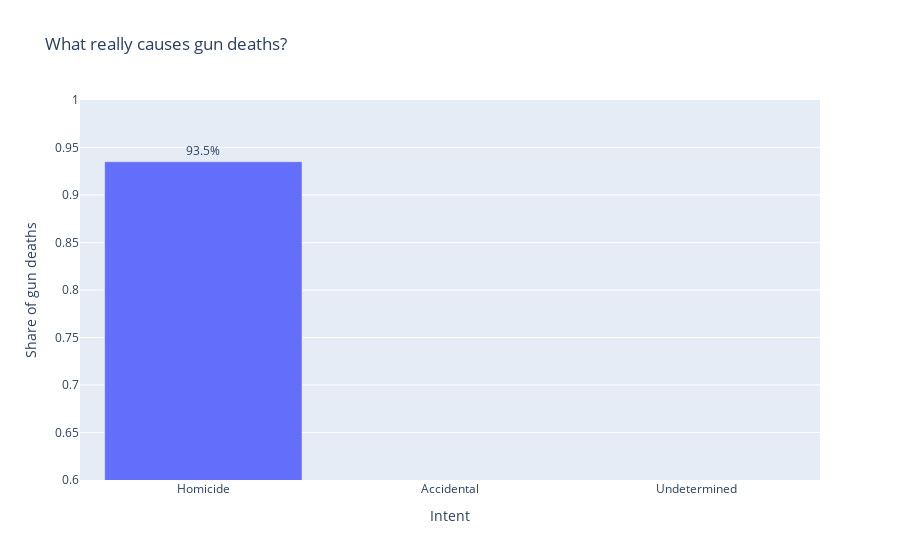

Here is the notebook cell this chart was saved with:
### Code cell
import plotly.express as px

# 1 Omit suicides 
df_no_suicide = df[df['intent'] != 'Suicide']

# 2 Use percentages of the remaining categories 
mis_counts = (
    df_no_suicide['intent']
    .value_counts(normalize=True)   
    .reset_index()
)
mis_counts.columns = ['Intent', 'Share']

fig_trick = px.bar(
    mis_counts,
    x='Intent',
    y='Share',
    title='What really causes gun deaths? ',
    text=(mis_counts['Share'] * 100).round(1).astype(str) + '%'
)

# 3 Truncate the y-axis 
fig_trick.update_yaxes(
    title_text='Share of gun deaths ',
    range=[0.6, 1.0]   
)

fig_trick.update_layout(
    showlegend=False,
    xaxis_title="Intent",
)

fig_trick.update_traces(textposition='outside')
fig_trick.show()

### Figure 1 — Plotly figure (JSON) as saved in the notebook; plotly's stock layout.template omitted (floating-point values rounded to 4 significant figures)
{"data": [{"alignmentgroup": "True", "hovertemplate": "Intent=%{x}<br>Share=%{y}<br>text=%{text}<extra></extra>", "legendgroup": "", "marker": {"color": "#636efa", "pattern": {"shape": ""}}, "name": "", "offsetgroup": "", "orientation": "v", "showlegend": false, "text": ["93.5%", "4.4%", "2.1%"], "textposition": "outside", "type": "bar", "x": ["Homicide", "Accidental", "Undetermined"], "xaxis": "x", "y": [0.935, 0.04356, 0.02145], "yaxis": "y"}], "layout": {"barmode": "relative", "legend": {"tracegroupgap": 0}, "showlegend": false, "title": {"text": "What really causes gun deaths? "}, "xaxis": {"anchor": "y", "domain": [0, 1], "title": {"text": "Intent"}}, "yaxis": {"anchor": "x", "domain": [0, 1], "range": [0.6, 1], "title": {"text": "Share of gun deaths "}}}}
